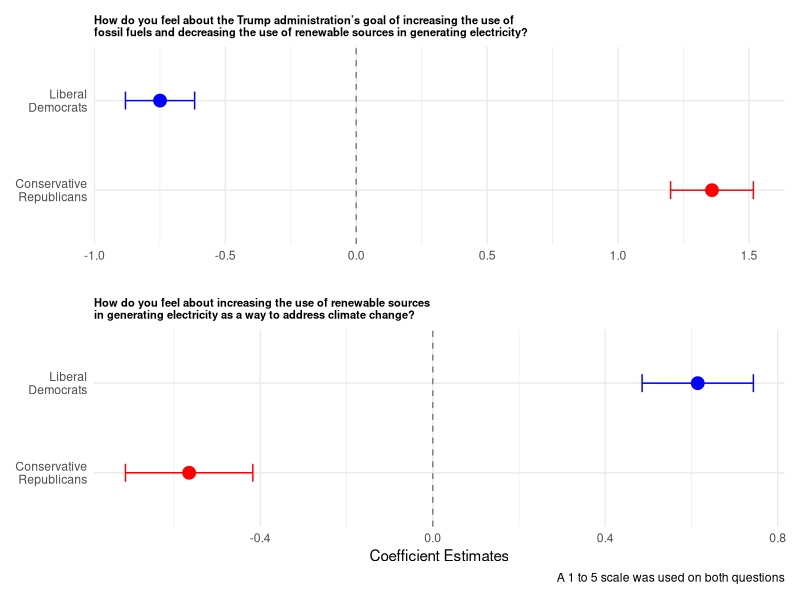
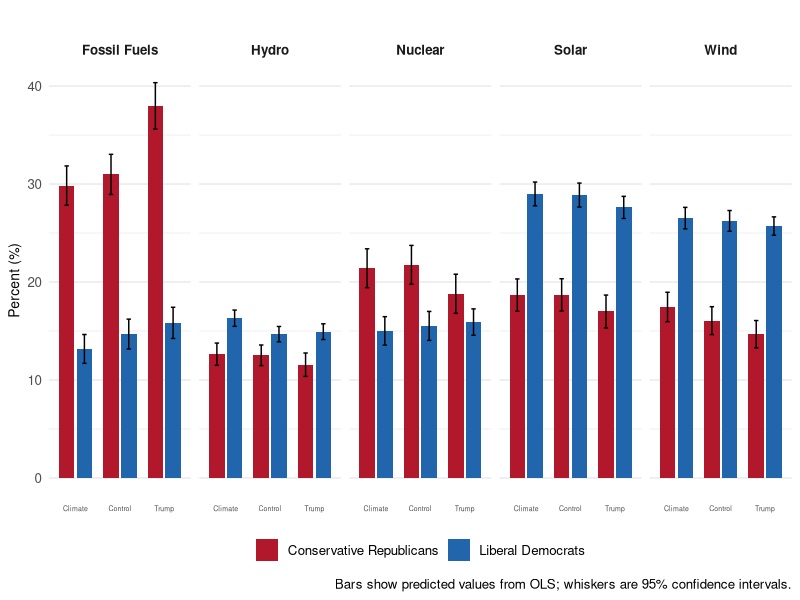
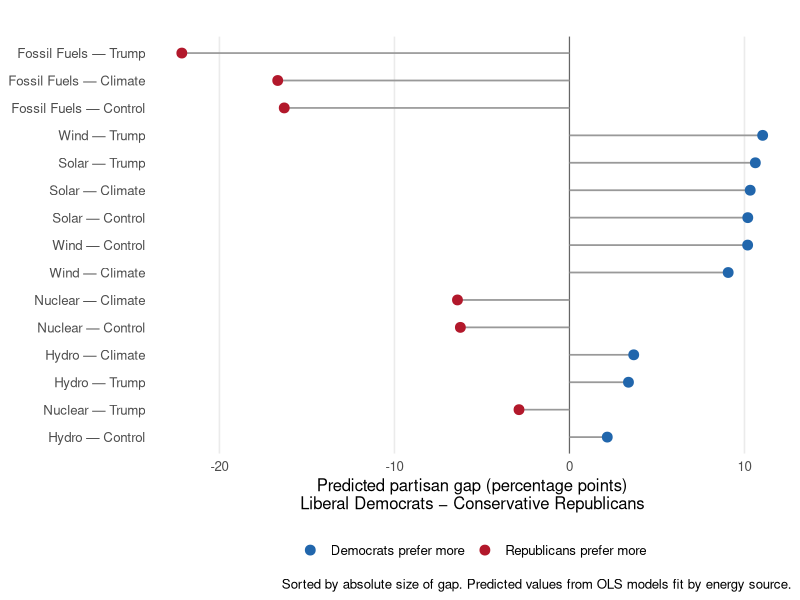
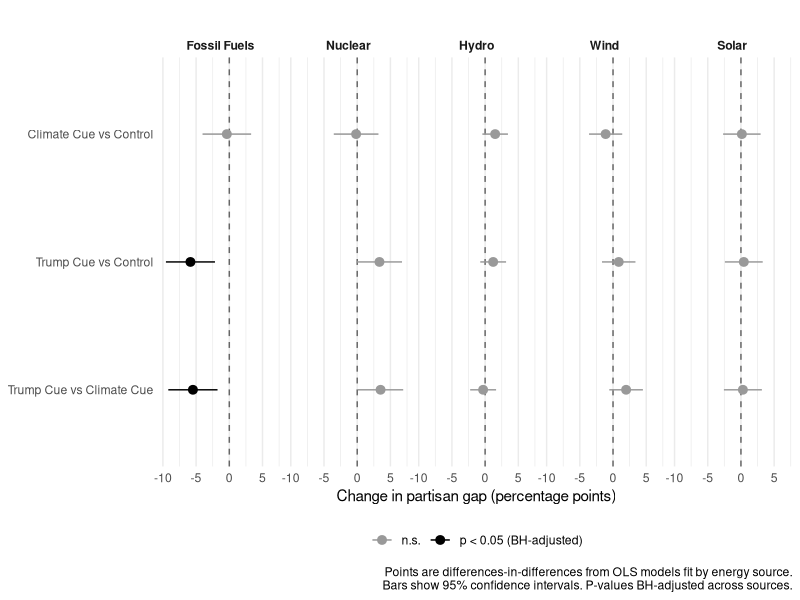
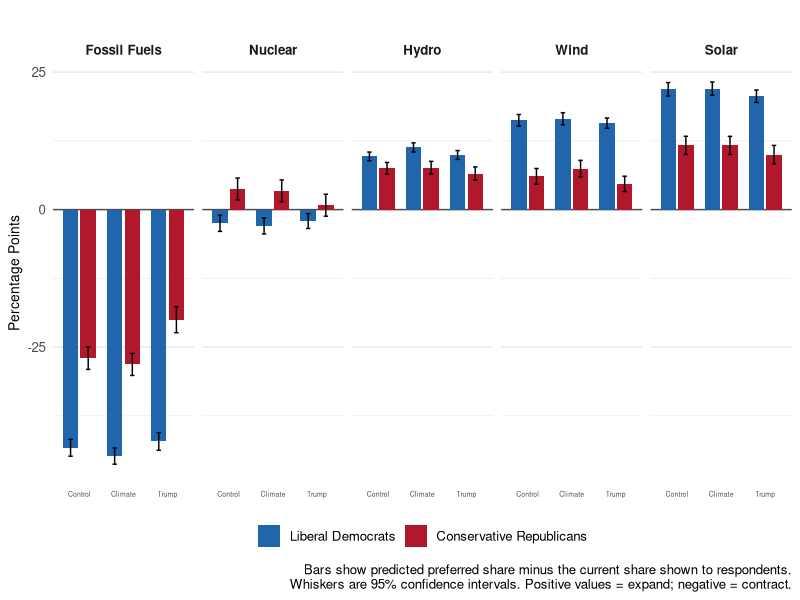

The R script that drew these images, in order:
## ---- chunk 1
knitr::opts_knit$set(root.dir = normalizePath(".."))
## ---- chunk 2
#| echo: false
#| include: false
#| warning: false

# packages
library(tidyverse)
library(ggplot2)
library(dplyr)
library(purrr)
library(broom)
library(patchwork)
library(marginaleffects)
library(car)
library(kableExtra)

# data
cueEnergyData <- read.csv("data/cueEnergyData.csv")

## ---- chunk 3
#| message: false
#| include: false

# cue models 
summary(cuemodel1 <- lm(renewables.opinion ~ conRep + libDem, data = cueEnergyData, subset = (trump.cue == 1)))
summary(cuemodel2 <- lm(renewables.opinion ~ conRep + libDem, data = cueEnergyData, subset = (climate.cue == 1)))

cuemodel1$coefficients[2]

coefs <- bind_rows(
  tidy(cuemodel1, conf.int = TRUE) %>% mutate(model = "Trump Cue"),
  tidy(cuemodel2, conf.int = TRUE) %>% mutate(model = "Climate Cue")
) %>%
  filter(term != "(Intercept)") %>%
  mutate(term = dplyr::recode(term,
                      "conRep" = "Conservative\nRepublicans",
                       "libDem" = "Liberal\nDemocrats"))
## ---- chunk 4
#| message: false
#| warning: false
#| echo: false
#| label: fig-cueModels
#| fig-cap: Coefficient Plots of Trump Cue and Climate Cue 

p1 <- ggplot(filter(coefs, model == "Trump Cue"), aes(x = estimate, y = term, color = term)) +
  geom_vline(xintercept = 0, linetype = "dashed", color = "grey50") +
  geom_point(size = 4) +
  geom_errorbarh(aes(xmin = conf.low, xmax = conf.high), height = 0.2) +
  scale_color_manual(values = c("Conservative\nRepublicans" = "red",
                                "Liberal\nDemocrats" = "blue")) +
  labs(x = "", y = NULL,
       title = "How do you feel about the Trump administration’s goal of increasing the use of\nfossil fuels and decreasing the use of renewable sources in generating electricity?") +
  theme_minimal() + theme(legend.position = "none", plot.title = element_text(face = "bold", size = 8))


p2 <- ggplot(filter(coefs, model == "Climate Cue"), aes(x = estimate, y = term, color = term)) +
  geom_vline(xintercept = 0, linetype = "dashed", color = "grey50") +
  geom_point(size = 4) +
  geom_errorbarh(aes(xmin = conf.low, xmax = conf.high), height = 0.2) +
  scale_color_manual(values = c("Conservative\nRepublicans" = "red",
                                "Liberal\nDemocrats" = "blue")) +
  labs(x = "Coefficient Estimates", y = NULL,
       title = "How do you feel about increasing the use of renewable sources\nin generating electricity as a way to address climate change?",
       caption = "A 1 to 5 scale was used on both questions") +
  theme_minimal() + theme(legend.position = "none", plot.title = element_text(face = "bold", size = 8))

p1 / p2


## ---- chunk 5
#| message: false
#| include: false

# models and predictions
models <- list(
 ffmodelTrump <- lm(alloc.fossil ~ conRep + libDem, data = cueEnergyData, subset = (trump.cue == 1)),
 WindmodelTrump <- lm(alloc.wind ~ conRep + libDem, data = cueEnergyData, subset = (trump.cue == 1)),
 SolarmodelTrump <- lm(alloc.solar ~ conRep + libDem, data = cueEnergyData, subset = (trump.cue == 1)),
 HydromodelTrump <- lm(alloc.hydro ~ conRep + libDem, data = cueEnergyData, subset = (trump.cue == 1)),
 NuclearmodelTrump <- lm(alloc.nuclear ~ conRep + libDem, data = cueEnergyData, subset = (trump.cue == 1)),
 ffmodelClimate <- lm(alloc.fossil ~ conRep + libDem, data = cueEnergyData, subset = (climate.cue == 1)),
 WindmodelClimate <- lm(alloc.wind ~ conRep + libDem, data = cueEnergyData, subset = (climate.cue == 1)),
 SolarmodelClimate <- lm(alloc.solar ~ conRep + libDem, data = cueEnergyData, subset = (climate.cue == 1)),
 HydromodelClimate <- lm(alloc.hydro ~ conRep + libDem, data = cueEnergyData, subset = (climate.cue == 1)),
 NuclearmodelClimate <- lm(alloc.nuclear ~ conRep + libDem, data = cueEnergyData, subset = (climate.cue == 1)),
 ffmodelControl <- lm(alloc.fossil ~ conRep + libDem, data = cueEnergyData, subset = (control == 1)),
 WindmodelControl <- lm(alloc.wind ~ conRep + libDem, data = cueEnergyData, subset = (control == 1)),
 SolarmodelControl <- lm(alloc.solar ~ conRep + libDem, data = cueEnergyData, subset = (control == 1)),
 HydromodelControl <- lm(alloc.hydro ~ conRep + libDem, data = cueEnergyData, subset = (control == 1)),
 NuclearmodelControl <- lm(alloc.nuclear ~ conRep + libDem, data = cueEnergyData, subset = (control == 1))
 )

new_data <- data.frame(
  conRep = c(0,1),
  libDem = c(1,0))

results <- map_dfr(models, ~ as.data.frame(predict(.x, newdata = new_data, interval = "confidence")), .id = "model")

graphData <- expand_grid(
  treatment = c("Trump","Climate","Control"),
  source    = c("Fossil Fuels", "Wind", "Solar", "Hydro", "Nuclear"),
  party     = c("Liberal Democrats", "Conservative Republicans")
)

pred_df <- bind_cols(graphData, as_tibble(results))

gap_df <- pred_df |>
  select(party, treatment, source, fit) |>
  pivot_wider(names_from = party, values_from = fit) |>
  mutate(gap = `Liberal Democrats` - `Conservative Republicans`) |>
  mutate(
    treatment = factor(treatment, levels = c("Control", "Climate", "Trump")),
    source    = factor(source, levels = c("Fossil Fuels", "Nuclear", "Hydro", "Wind", "Solar")),
    direction = if_else(gap > 0, "Dem", "Rep")
  )

gap_sorted <- gap_df |>
  mutate(
    # Create a combined label for the y-axis
    label = paste0(source, " — ", treatment),
    # Sort by absolute gap, smallest to largest (so largest appears at top of plot)
    label = fct_reorder(label, abs(gap)),
    direction = if_else(gap > 0, "Dem", "Rep")
  )

# Build a single treatment factor and a single party factor
survey_df <- cueEnergyData |>
  mutate(
    treatment = case_when(
      trump.cue   == 1 ~ "Trump Cue",
      climate.cue == 1 ~ "Climate Cue",
      control     == 1 ~ "Control"
    ) |> factor(levels = c("Control", "Climate Cue", "Trump Cue")),
    
    party = case_when(
      libDem == 1 ~ "Liberal Democrats",
      conRep == 1 ~ "Conservative Republicans"
    ) |> factor(levels = c("Conservative Republicans", "Liberal Democrats"))
  )

# Refit each source-specific model with party × treatment
sources <- c("alloc.fossil", "alloc.wind", "alloc.solar", "alloc.hydro", "alloc.nuclear")
source_labels <- c("Fossil Fuels", "Wind", "Solar", "Hydro", "Nuclear")

models <- map(sources, function(s) {
  f <- as.formula(paste(s, "~ party * treatment"))
  lm(f, data = filter(survey_df, !is.na(party)))   # drop moderates
}) |>
  set_names(source_labels)


did_estimates <- imap_dfr(models, function(mod, source_name) {
  cf <- coef(mod)
  vc <- vcov(mod)
  
  # Climate Cue vs Control: just the interaction coefficient
  est_c <- cf["partyLiberal Democrats:treatmentClimate Cue"]
  se_c  <- sqrt(vc["partyLiberal Democrats:treatmentClimate Cue",
                   "partyLiberal Democrats:treatmentClimate Cue"])
  
  # Trump Cue vs Control
  est_t <- cf["partyLiberal Democrats:treatmentTrump Cue"]
  se_t  <- sqrt(vc["partyLiberal Democrats:treatmentTrump Cue",
                   "partyLiberal Democrats:treatmentTrump Cue"])
  
  # Trump vs Climate (difference of two interaction coefs)
  est_tc <- cf["partyLiberal Democrats:treatmentTrump Cue"] -
            cf["partyLiberal Democrats:treatmentClimate Cue"]
  v_tc   <- vc["partyLiberal Democrats:treatmentTrump Cue",
               "partyLiberal Democrats:treatmentTrump Cue"] +
            vc["partyLiberal Democrats:treatmentClimate Cue",
               "partyLiberal Democrats:treatmentClimate Cue"] -
            2 * vc["partyLiberal Democrats:treatmentTrump Cue",
                   "partyLiberal Democrats:treatmentClimate Cue"]
  se_tc  <- sqrt(v_tc)
  
  tibble(
    source   = source_name,
    contrast = c("Climate Cue vs Control",
                 "Trump Cue vs Control",
                 "Trump Cue vs Climate Cue"),
    estimate = c(est_c, est_t, est_tc),
    se       = c(se_c, se_t, se_tc),
    lwr      = estimate - 1.96 * se,
    upr      = estimate + 1.96 * se
  )
})

did_estimates

did_estimates <- did_estimates |>
  group_by(contrast) |>
  mutate(p_value = 2 * pnorm(-abs(estimate / se)),
         p_adj_bh = p.adjust(p_value, method = "BH")) |>
  ungroup()

# Replace with the exact values shown to respondents
existing_mix <- tibble(
  source = c("Fossil Fuels", "Wind", "Solar", "Hydro", "Nuclear"),
  existing = c(58, 10, 7, 5, 18)  
)

change_df <- pred_df |>
  left_join(existing_mix, by = "source") |>
  mutate(
    change_fit = fit - existing,
    change_lwr = lwr - existing,
    change_upr = upr - existing,
    treatment  = factor(treatment, levels = c("Control", "Climate", "Trump")),
    source     = factor(source, levels = c("Fossil Fuels", "Nuclear", "Hydro", "Wind", "Solar")),
    party      = factor(party, levels = c("Liberal Democrats", "Conservative Republicans"))
  )

## ---- chunk 6
#| message: false
#| warning: false
#| echo: false
#| label: fig-pred
#| fig-cap: Predicted Energy Mix by Political Beliefs and Cues 

ggplot(pred_df, aes(x = treatment, y = fit, fill = party)) +
  geom_col(position = position_dodge(width = 0.8), width = 0.7) +
  geom_errorbar(
    aes(ymin = lwr, ymax = upr),
    position = position_dodge(width = 0.8),
    width = 0.2
  ) +
  facet_wrap(~ source, nrow = 1) +
  scale_fill_manual(values = c("Liberal Democrats" = "#2166AC",
                               "Conservative Republicans" = "#B2182B")) +
  labs(
    x = NULL,
    y = "Percent (%)",
    fill = NULL,
    title = "",
    caption = "Bars show predicted values from OLS; whiskers are 95% confidence intervals."
  ) +
  theme_minimal(base_size = 12) +
  theme(
    legend.position = "bottom",
    axis.text.x = element_text(size = 5, hjust = 0.5),
    axis.title = element_text(size = 10), 
    panel.grid.major.x = element_blank(),
    strip.text = element_text(face = "bold")
  )


## ---- chunk 7
#| message: false
#| warning: false
#| echo: false
#| label: fig-gap
#| fig-cap: Largest Partisan Gaps in Preferred Energy Mix  

ggplot(gap_sorted, aes(x = gap, y = label)) +
  geom_vline(xintercept = 0, color = "grey40", linewidth = 0.4) +
  geom_segment(aes(x = 0, xend = gap, yend = label),
               color = "grey60", linewidth = 0.6) +
  geom_point(aes(color = direction), size = 3) +
  scale_color_manual(
    values = c("Dem" = "#2166AC", "Rep" = "#B2182B"),
    labels = c("Dem" = "Democrats prefer more",
               "Rep" = "Republicans prefer more"),
    name = NULL
  ) +
  labs(
    x = "Predicted partisan gap (percentage points)\nLiberal Democrats − Conservative Republicans",
    y = NULL,
    title = "",
    caption = "Sorted by absolute size of gap. Predicted values from OLS models fit by energy source."
  ) +
  theme_minimal(base_size = 12) +
  theme(
    legend.position = "bottom",
    panel.grid.major.y = element_blank(),
    panel.grid.minor.x = element_blank()
  )

## ---- chunk 8
#| label: tbl-did
#| tbl-cap: "Treatment Effects on the Partisan Gap in Preferred Energy Mix"
#| echo: false
#| warning: false
#| message: false

did_table <- did_estimates |>
  mutate(
    stars = case_when(
      p_adj_bh < 0.001 ~ "***",
      p_adj_bh < 0.01  ~ "**",
      p_adj_bh < 0.05  ~ "*",
      p_adj_bh < 0.10  ~ "†",
      TRUE             ~ ""
    ),
    cell = sprintf("%.2f%s [%.2f, %.2f]", estimate, stars, lwr, upr)
  ) |>
  select(source, contrast, cell) |>
  pivot_wider(names_from = source, values_from = cell)

did_table |>
  kbl(
    booktabs  = TRUE,
    col.names = c("Contrast", "Fossil Fuels", "Wind", "Solar", "Hydro", "Nuclear"),
    align     = c("l", rep("c", 5)),
    escape    = FALSE
  ) |>
  kable_styling(
    latex_options    = c("hold_position", "scale_down"),
    bootstrap_options = c("striped", "hover"),
    full_width = FALSE
  ) |>
  footnote(
    general = paste(
      "Cells show the estimated change in the partisan gap",
      "(Liberal Democrats − Conservative Republicans) when moving from one",
      "treatment to another, with 95% confidence intervals in brackets.",
      "Positive values indicate the gap widened. Estimates from OLS models",
      "fit separately by energy source. P-values adjusted using",
      "Benjamini-Hochberg across sources within contrast.",
      "*** p < 0.001, ** p < 0.01, * p < 0.05, † p < 0.10."
    ),
    threeparttable    = TRUE,
    footnote_as_chunk = TRUE,
    general_title     = "Note:"
  )
## ---- chunk 9
#| message: false
#| warning: false
#| echo: false
#| label: fig-shift
#| fig-cap: How Cue Shift the Partisan Gap in Preferred Energy Mix  

did_estimates |>
  mutate(
    contrast = factor(contrast, levels = c("Climate Cue vs Control",
                                           "Trump Cue vs Control",
                                           "Trump Cue vs Climate Cue")),
    source   = factor(source, levels = c("Fossil Fuels", "Nuclear", "Hydro", "Wind", "Solar")),
    sig      = p_adj_bh < 0.05
  ) |>
  ggplot(aes(x = estimate, y = fct_rev(contrast))) +
  geom_vline(xintercept = 0, linetype = "dashed", color = "grey40") +
  geom_pointrange(aes(xmin = lwr, xmax = upr, color = sig), size = 0.5) +
  facet_wrap(~ source, nrow = 1) +
  scale_color_manual(values = c(`TRUE` = "black", `FALSE` = "grey60"),
                     labels = c(`TRUE` = "p < 0.05 (BH-adjusted)",
                                `FALSE` = "n.s."),
                     name = NULL) +
  labs(
    x = "Change in partisan gap (percentage points)",
    y = NULL,
    title = "",
    caption = paste("Points are differences-in-differences from OLS models fit by energy source.",
                    "Bars show 95% confidence intervals. P-values BH-adjusted across sources.",
                    sep = "\n")
  ) +
  theme_minimal(base_size = 11) +
  theme(
    legend.position = "bottom",
    strip.text = element_text(face = "bold"),
    panel.grid.major.y = element_blank()
  )


## ---- chunk 10
#| message: false
#| warning: false
#| echo: false
#| label: fig-predDiffs
#| fig-cap: Preferred Change from Existing Energy Mix (percentage points) 

ggplot(change_df, aes(x = treatment, y = change_fit, fill = party)) +
  geom_hline(yintercept = 0, color = "grey30", linewidth = 0.5) +
  geom_col(position = position_dodge(width = 0.8), width = 0.7) +
  geom_errorbar(
    aes(ymin = change_lwr, ymax = change_upr),
    position = position_dodge(width = 0.8),
    width = 0.2
  ) +
  facet_wrap(~ source, nrow = 1) +
  scale_fill_manual(values = c("Liberal Democrats"        = "#2166AC",
                               "Conservative Republicans" = "#B2182B")) +
  labs(
    x = NULL,
    y = "Percentage Points",
    fill = NULL,
    title = "",
    caption = paste("Bars show predicted preferred share minus the current share shown to respondents.",
                    "Whiskers are 95% confidence intervals. Positive values = expand; negative = contract.",
                    sep = "\n")
  ) +
  theme_minimal(base_size = 12) +
  theme(
    legend.position = "bottom",
    axis.text.x = element_text(size = 5, hjust = 0.5),
    axis.title = element_text(size = 10), 
    panel.grid.major.x = element_blank(),
    strip.text = element_text(face = "bold")
  )
